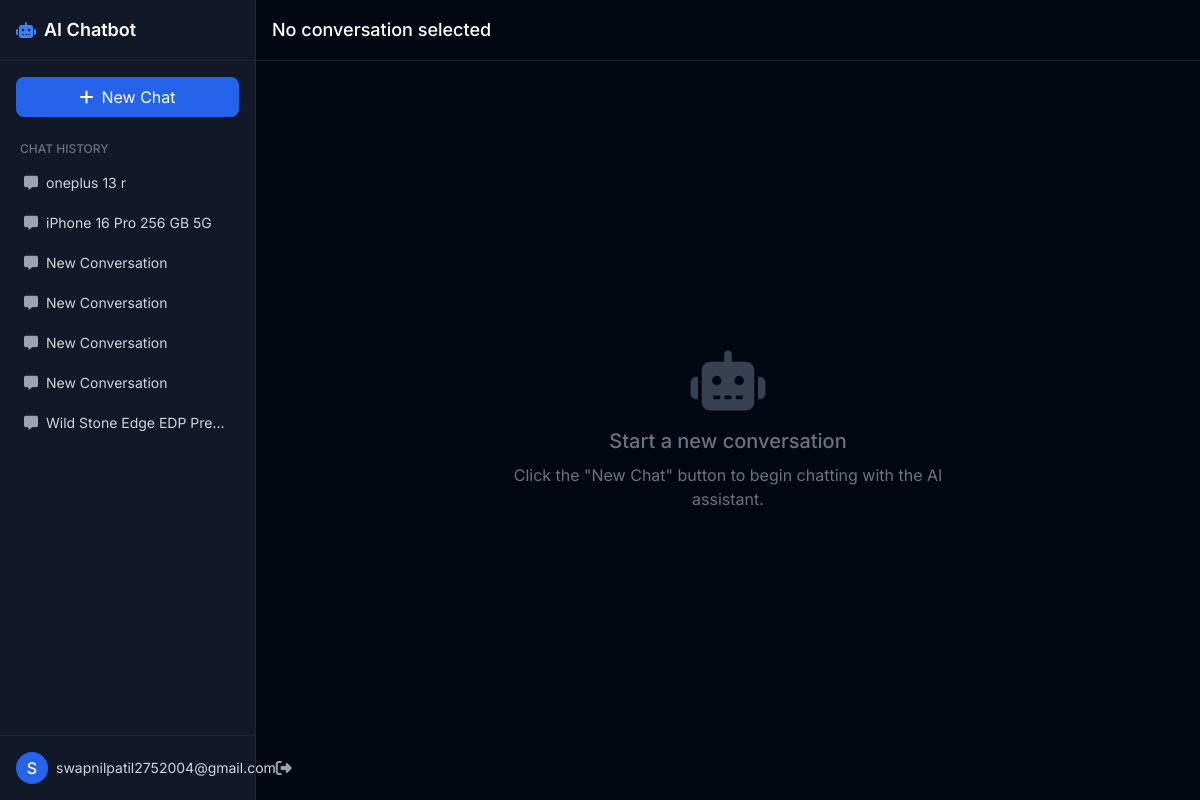
The page /chat (signed in) on the database its author committed.
### app.py (models this page shows)
class Conversation(db.Model):
    id = db.Column(db.Integer, primary_key=True)
    conversation_id = db.Column(db.String(36), unique=True, nullable=False)
    title = db.Column(db.String(200), nullable=False)
    created_at = db.Column(db.DateTime, default=datetime.utcnow)
    user_id = db.Column(db.Integer, db.ForeignKey('user.id'), nullable=False)
    messages = db.relationship('Message', backref='conversation', lazy=True)

### app.py (the view)
@app.route('/chat')
def chat():
    if 'user_id' not in session:
        return redirect(url_for('login'))
    user_id = session['user_id']
    conversations = Conversation.query.filter_by(user_id=user_id).order_by(Conversation.created_at.desc()).all()
    return render_template('chat.html', conversations=conversations)

### templates/chat.html (shortened to what this page needs)
{% extends "base.html" %}
{% block content %}
<div class="flex h-screen bg-gray-950">
    <div class="w-64 flex flex-col bg-gray-900 border-r border-gray-800">
        <div class="p-4 border-b border-gray-800">
            <div class="flex items-center justify-between">
                <div class="flex items-center space-x-2">
                    <i class="fas fa-robot text-blue-500"></i>
                    <h1 class="text-lg font-semibold text-white">AI Chatbot</h1>
                </div>
            </div>
        </div>
        <div class="p-4">
            <form action="{{ url_for('new_conversation') }}" method="POST">
                <button type="submit" class="w-full flex items-center justify-center space-x-2 bg-blue-600 hover:bg-blue-700 text-white py-2 px-4 rounded-lg transition duration-200">
                    <i class="fas fa-plus"></i>
                    <span>New Chat</span>
                </button>
            </form>
        </div>
        <div class="flex-1 overflow-y-auto px-3 py-2">
            <h2 class="text-xs uppercase text-gray-500 font-medium mb-2 px-2">Chat History</h2>
            <ul>
                {% for conv in conversations %}
                <li>
                    <a href="{{ url_for('conversation', conversation_id=conv.conversation_id) }}"
                       class="flex items-center px-3 py-2 text-sm rounded-lg mb-1 hover:bg-gray-800 {% if current_conversation and current_conversation.id == conv.id %}bg-gray-800{% endif %}">
                        <i class="fas fa-comment-alt text-gray-400 mr-2"></i>
                        <span class="truncate text-gray-300">{{ conv.title }}</span>
                    </a>
                </li>
                {% endfor %}
            </ul>
        </div>
        <div class="p-4 border-t border-gray-800">
            <div class="flex items-center justify-between">
                <div class="flex items-center space-x-2">
                    <div class="w-8 h-8 rounded-full bg-blue-600 flex items-center justify-center text-white font-medium">
                        {{ session.user_name[0].upper() }}
                    </div>
                    <span class="text-sm text-gray-300">{{ session.user_name }}</span>
                </div>
                <a href="{{ url_for('logout') }}" class="text-gray-400 hover:text-gray-300">
                    <i class="fas fa-sign-out-alt"></i>
                </a>
            </div>
        </div>
    </div>
    <div class="flex-1 flex flex-col">
        <div class="p-4 border-b border-gray-800">
            <h2 class="text-lg font-medium text-white">
                {% if current_conversation %}
                    {{ current_conversation.title }}
                {% else %}
                    No conversation selected
                {% endif %}
            </h2>
        </div>
        <div id="messages-container" class="flex-1 overflow-y-auto p-4 space-y-6">
            {% if current_conversation and messages %}
                {% for message in messages %}
                    {% if message.is_user %}
                        <div class="flex justify-end">
                            <div class="bg-blue-600 text-white p-3 rounded-lg max-w-3xl">
                                <p>{{ message.content }}</p>
                            </div>
                        </div>
                    {% else %}
                        <div class="flex">
                            <div class="bg-gray-800 text-white p-3 rounded-lg max-w-3xl markdown">
                                <p>{{ message.content|safe }}</p>
                            </div>
                        </div>
                    {% endif %}
                {% endfor %}
            {% elif not current_conversation %}
                <div class="flex flex-col items-center justify-center h-full">
                    <i class="fas fa-robot text-6xl text-gray-700 mb-4"></i>
                    <h3 class="text-xl font-medium text-gray-500">Start a new conversation</h3>
                    <p class="text-gray-500 mt-2 text-center max-w-md">Click the "New Chat" button to begin chatting with the AI assistant.</p>
                </div>
            {% endif %}
        </div>
    </div>
</div>
{% endblock %}

### templates/base.html (shortened to what this page needs)
<!DOCTYPE html>
<html lang="en">
<head>
    <script src="https://cdn.tailwindcss.com"></script>
    <link rel="stylesheet" href="https://cdnjs.cloudflare.com/ajax/libs/font-awesome/6.4.0/css/all.min.css">
</head>
<body class="dark:bg-gray-900 dark:text-white">
    {% block content %}{% endblock %}
</body>
</html>

### templates/base.html (style rules this page uses)
* { font-family: 'Inter', sans-serif; }

### rows shown on the page
Conversation: title "oneplus 13 r"
Conversation: title "iPhone 16 Pro 256 GB 5G"
Conversation: title "New Conversation"
Conversation: title "New Conversation"
Conversation: title "New Conversation"
Conversation: title "New Conversation"
Conversation: title "Wild Stone Edge EDP Pre…"

### other values the page prints
{{ session.user_name[0].upper() }} "S"
{{ session.user_name }} "swapnilpatil2752004@gmail.com"
